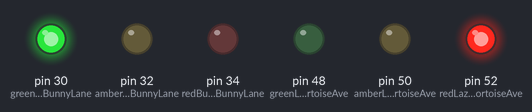
Recording of a sketch running on a simulated Arduino Mega 2560, built with avr-gcc and run on an emulated ATmega2560. On the bench: output pins drawn as LEDs (lit = HIGH).

Above: at 6.0 s.
At 13.5 s:
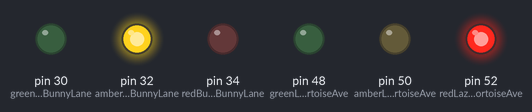
At 17.5 s:
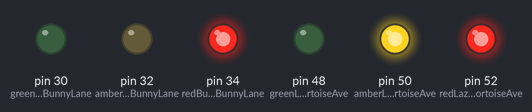
At 20.0 s:
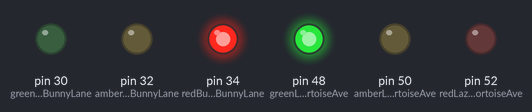
At 23.5 s:
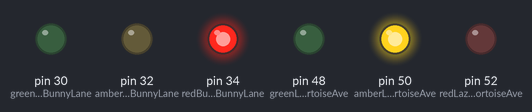
At 26.0 s:
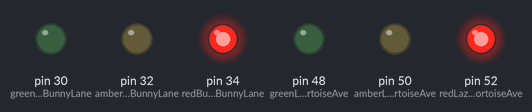
Timing chart, 0 to 36.4 s (numbered marks = the images above):
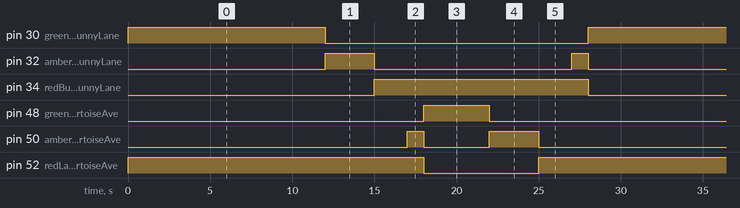

The sketch:

traffic_light.ino
```cpp
const int TRAFFIC_LIGHT_STYLE   = 1;  // Used to pick the style traffic light
const int GREEN_LIGHT           = 12; // Green light time in seconds
const int AMBER_LIGHT           = 3;  // Amber light time in seconds
const int DEAD_LIGHT            = 2;  // Dead light time in seconds
const int RED_AMBER_LIGHT       = 1;  // Red/Amber light time in seconds

// I know what you are thinking, why the defaut values? It becomes clearer
// later on in the code. I basically compute Lazy Tortoise Ave's cycle from
// the cycle times from Busy Bunny Lane's values. Keep reading!

//===============================================================================
//  Variables
//===============================================================================

//===============================================================================
//  Pin Declarations
//===============================================================================
//Inputs:
// You could put in a switch to go back and forth to usa and uk modes if
// are feeling ambitious!

//Outputs:
int greenBusyBunnyLane      = 30;    // Green light output: Busy Bunny Lane
int amberBusyBunnyLane      = 32;    // Amber light output: Busy Bunny Lane
int redBusyBunnyLane        = 34;    // Red light output: Busy Bunny Lane

int greenBusyBunnyLaneGnd   = 31;    // Green light ground: Busy Bunny Lane
int amberBusyBunnyLaneGnd   = 33;    // Amber light ground: Busy Bunny Lane
int redBusyBunnyLaneGnd     = 35;    // Red light ground: Busy Bunny Lane

int greenLazyTortoiseAve    = 48;    // Green light output: Lazy Tortoise Ave
int amberLazyTortoiseAve    = 50;    // Amber light output: Lazy Tortoise Ave
int redLazyTortoiseAve      = 52;    // Red light output: Lazy Tortoise Ave

int greenLazyTortoiseAveGnd = 49;    // Green light ground: Lazy Tortoise Ave
int amberLazyTortoiseAveGnd = 51;    // Amber light ground: Lazy Tortoise Ave
int redLazyTortoiseAveGnd   = 53;    // Red light ground: Lazy Tortoise Ave

//===============================================================================
//  Initialization
//===============================================================================
void setup()
{
  // Set appropriate pin light outputs for Busy Bunny Lane
  pinMode(greenBusyBunnyLane, OUTPUT);
  pinMode(amberBusyBunnyLane, OUTPUT);
  pinMode(redBusyBunnyLane, OUTPUT);

  pinMode(greenBusyBunnyLaneGnd, OUTPUT);
  pinMode(amberBusyBunnyLaneGnd, OUTPUT);
  pinMode(redBusyBunnyLaneGnd, OUTPUT);

  // Set appropriate pin light outputs for Lazy Tortoise Ave
  pinMode(greenLazyTortoiseAve, OUTPUT);
  pinMode(amberLazyTortoiseAve, OUTPUT);
  pinMode(redLazyTortoiseAve, OUTPUT);

  pinMode(greenLazyTortoiseAveGnd, OUTPUT);
  pinMode(amberLazyTortoiseAveGnd, OUTPUT);
  pinMode(redLazyTortoiseAveGnd, OUTPUT);

  // Set initial states
  digitalWrite(greenBusyBunnyLane,LOW);
  digitalWrite(amberBusyBunnyLane,LOW);
  digitalWrite(redBusyBunnyLane,LOW);

  digitalWrite(greenBusyBunnyLaneGnd,LOW);
  digitalWrite(amberBusyBunnyLaneGnd,LOW);
  digitalWrite(redBusyBunnyLaneGnd,LOW);

  digitalWrite(greenLazyTortoiseAve,LOW);
  digitalWrite(amberLazyTortoiseAve,LOW);
  digitalWrite(redLazyTortoiseAve,LOW);

  digitalWrite(greenLazyTortoiseAveGnd,LOW);
  digitalWrite(amberLazyTortoiseAveGnd,LOW);
  digitalWrite(redLazyTortoiseAveGnd,LOW);
}

//===============================================================================
//  Main
//===============================================================================
void loop()
{
  // The program needs to know which traffic light style to use. Fortunately,
  // at the top of this program, under Constants, we reserved TRAFFIC_LIGHT_STYLE
  // for this very purpose. Now we can just use the SWITCH-CASE conditional
  // statements below to choose which one to execute for the life of this
  // program. You can always add more as well if you would like!
  switch (TRAFFIC_LIGHT_STYLE)
  {
    case 0:
      usaTrafficLight();
      break;

    case 1:
      ukTrafficLight();
      break;

    default:
      break;
  }
}

//===============================================================================
//  Functions
//===============================================================================
/////////////////////
// usaTrafficLight //
/////////////////////
void usaTrafficLight()
{
  // Remember to consult allaboutcircuits.com for the timing table! This will
  // be really helpful in figuring out why the code exists below. Now this is
  // only one way of making this whole cycle happen. When I code, I like to
  // make everything as readable as possible. And if I do not need the extra
  // computing speed, I will re-introduce statements for the sake of remembering
  // what the last condition was. So if you think to yourself "hey, he turned
  // on the red light, then off, and then on!", you are right! I just wanted
  // to make things easier to read!

  // First have Busy Bunny Lane have its green light on. And according to the
  // chart, Lazy Tortoise Ave is Red. I will be using FOR LOOPs in one second
  // increments since this will help maintain logical continuty from the timing
  // table. Do not forget to turn the lights off after each cycle!
  for (int seconds = 0; seconds < GREEN_LIGHT; seconds++)
  {
    digitalWrite(greenBusyBunnyLane,HIGH);
    digitalWrite(redLazyTortoiseAve,HIGH);
    delay(1000);
  }
    digitalWrite(greenBusyBunnyLane,LOW);
    digitalWrite(redLazyTortoiseAve,LOW);

  // Now that the green light time has elapsed for Busy Bunny Lane, we can
  // move onto our amber light time.
  for (int seconds = 0; seconds < AMBER_LIGHT; seconds++)
  {
    digitalWrite(amberBusyBunnyLane,HIGH);
    digitalWrite(redLazyTortoiseAve,HIGH);
    delay(1000);
  }
    digitalWrite(amberBusyBunnyLane,LOW);
    digitalWrite(redLazyTortoiseAve,LOW);

  // Dead zone up ahead to prevent our traffic accidents.
  for (int seconds = 0; seconds < DEAD_LIGHT; seconds++)
  {
    digitalWrite(redBusyBunnyLane,HIGH);
    digitalWrite(redLazyTortoiseAve,HIGH);
    delay(1000);
  }
    digitalWrite(redBusyBunnyLane,LOW);
    digitalWrite(redLazyTortoiseAve,LOW);

  // Finally Lazy Tortoise Ave gets its turn for green!
  for (int seconds = 0; seconds < (GREEN_LIGHT / 3); seconds++)
  {
    digitalWrite(redBusyBunnyLane,HIGH);
    digitalWrite(greenLazyTortoiseAve,HIGH);
    delay(1000);
  }
    digitalWrite(redBusyBunnyLane,LOW);
    digitalWrite(greenLazyTortoiseAve,LOW);

  // Lazy Tortoise Ave now goes into amber light.
  for (int seconds = 0; seconds < AMBER_LIGHT; seconds++)
  {
    digitalWrite(redBusyBunnyLane,HIGH);
    digitalWrite(amberLazyTortoiseAve,HIGH);
    delay(1000);
  }
    digitalWrite(redBusyBunnyLane,LOW);
    digitalWrite(amberLazyTortoiseAve,LOW);

  // Once again, a dead zone
  for (int seconds = 0; seconds < DEAD_LIGHT; seconds++)
  {
    digitalWrite(redBusyBunnyLane,HIGH);
    digitalWrite(redLazyTortoiseAve,HIGH);
    delay(1000);
  }
    digitalWrite(redBusyBunnyLane,LOW);
    digitalWrite(redLazyTortoiseAve,LOW);

  // Cycle is over!
}

////////////////////
// ukTrafficLight //
////////////////////
void ukTrafficLight()
{
  // This will be very similar to the usaTrafficLight

  // First have Busy Bunny Lane have its green light on. And according to the
  // chart, Lazy Tortoise Ave is Red. I will be using FOR LOOPs in one second
  // increments since this will help maintain logical continuty from the timing
  // table. Do not forget to turn the lights off after each cycle!
  for (int seconds = 0; seconds < GREEN_LIGHT; seconds++)
  {
    digitalWrite(greenBusyBunnyLane,HIGH);
    digitalWrite(redLazyTortoiseAve,HIGH);
    delay(1000);
  }
    digitalWrite(greenBusyBunnyLane,LOW);
    digitalWrite(redLazyTortoiseAve,LOW);

  // Now that the green light time has elapsed for Busy Bunny Lane, we can
  // move onto our amber light time.
  for (int seconds = 0; seconds < AMBER_LIGHT; seconds++)
  {
    digitalWrite(amberBusyBunnyLane,HIGH);
    digitalWrite(redLazyTortoiseAve,HIGH);
    delay(1000);
  }
    digitalWrite(amberBusyBunnyLane,LOW);
    digitalWrite(redLazyTortoiseAve,LOW);

  // Dead zone up ahead to prevent our traffic accidents.
  for (int seconds = 0; seconds < DEAD_LIGHT; seconds++)
  {
    digitalWrite(redBusyBunnyLane,HIGH);
    digitalWrite(redLazyTortoiseAve,HIGH);
    delay(1000);
  }
    digitalWrite(redBusyBunnyLane,LOW);
    digitalWrite(redLazyTortoiseAve,LOW);

  // Here is where the uk light differs!
  for (int seconds = 0; seconds < RED_AMBER_LIGHT; seconds++)
  {
    digitalWrite(redBusyBunnyLane,HIGH);
    digitalWrite(redLazyTortoiseAve,HIGH);
    digitalWrite(amberLazyTortoiseAve,HIGH);
    delay(1000);
  }
    digitalWrite(redBusyBunnyLane,LOW);
    digitalWrite(redLazyTortoiseAve,LOW);
    digitalWrite(amberLazyTortoiseAve,LOW);

  // Finally Lazy Tortoise Ave gets its turn for green!
  for (int seconds = 0; seconds < (GREEN_LIGHT / 3); seconds++)
  {
    digitalWrite(redBusyBunnyLane,HIGH);
    digitalWrite(greenLazyTortoiseAve,HIGH);
    delay(1000);
  }
    digitalWrite(redBusyBunnyLane,LOW);
    digitalWrite(greenLazyTortoiseAve,LOW);

  // Lazy Tortoise Ave now goes into amber light.
  for (int seconds = 0; seconds < AMBER_LIGHT; seconds++)
  {
    digitalWrite(redBusyBunnyLane,HIGH);
    digitalWrite(amberLazyTortoiseAve,HIGH);
    delay(1000);
  }
    digitalWrite(redBusyBunnyLane,LOW);
    digitalWrite(amberLazyTortoiseAve,LOW);

  // Once again, a dead zone
  for (int seconds = 0; seconds < DEAD_LIGHT; seconds++)
  {
    digitalWrite(redBusyBunnyLane,HIGH);
    digitalWrite(redLazyTortoiseAve,HIGH);
    delay(1000);
  }
    digitalWrite(redBusyBunnyLane,LOW);
    digitalWrite(redLazyTortoiseAve,LOW);

  // Here is where the uk light differs, again!
  for (int seconds = 0; seconds < RED_AMBER_LIGHT; seconds++)
  {
    digitalWrite(redBusyBunnyLane,HIGH);
    digitalWrite(amberBusyBunnyLane,HIGH);
    digitalWrite(redLazyTortoiseAve,HIGH);
    delay(1000);
  }
    digitalWrite(redBusyBunnyLane,LOW);
    digitalWrite(amberBusyBunnyLane,LOW);
    digitalWrite(redLazyTortoiseAve,LOW);

  // Cycle is over!
}
```

Measured:
- by itself, pin 30 (greenBusyBunnyLane): alternates HIGH for 12.0 s and LOW for 16.0 s
- by itself, pin 32 (amberBusyBunnyLane): repeats every 28.0 s: LOW 12.0 s, HIGH 1.0 s, LOW 12.0 s, HIGH 3.0 s
- by itself, pin 34 (redBusyBunnyLane): alternates HIGH for 13.0 s and LOW for 15.0 s
- by itself, pin 48 (greenLazyTortoiseAve): alternates HIGH for 4.0 s and LOW for 24.0 s
- by itself, pin 50 (amberLazyTortoiseAve): repeats every 28.0 s: LOW 4.0 s, HIGH 3.0 s, LOW 20.0 s, HIGH 1.0 s
- by itself, pin 52 (redLazyTortoiseAve): repeats every 28.0 s: LOW 7.0 s, HIGH 21.0 s
